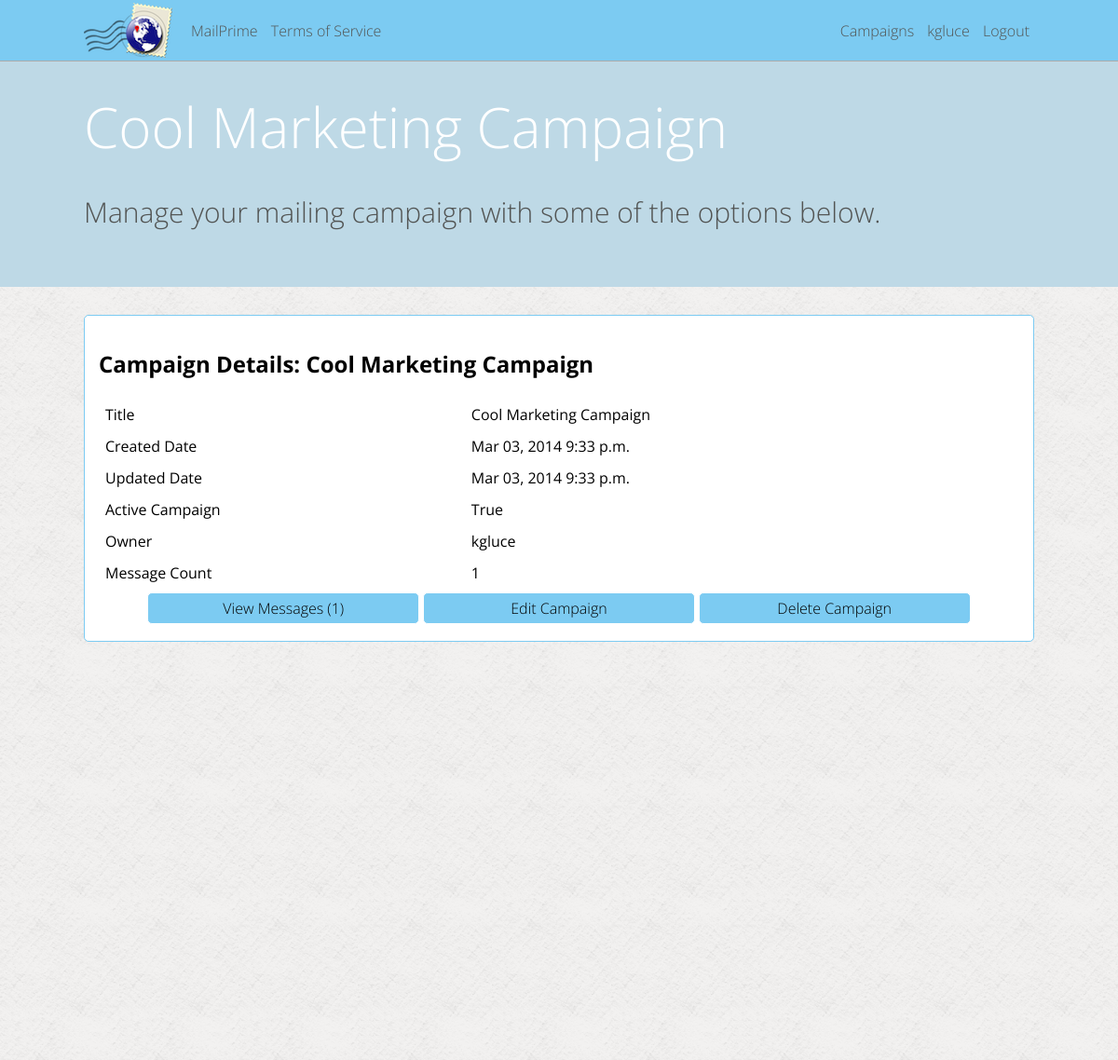
Screenshot of /kgluce/campaign-1 (signed in) with the database file from the repository.
### mailer/models.py (models this page shows, shortened)
class Campaign(models.Model):
	title = models.CharField(max_length=200)
	about = models.TextField()
	created_date = models.DateTimeField(auto_now_add=True, blank=True)
	updated_date = models.DateTimeField(auto_now=True)
	active = models.BooleanField(default=True)
	user = models.ForeignKey(User)

### mailer/campaign_views.py (the view)
# urls.py: url(r'^(\w+)/campaign-(\d+)$', campaign_views.user_campaign, name='user_campaign'),
def user_campaign(request, param_username, param_campaign_pk):
	page_vars = {"page_title": 'Campaign View'}
	if current_user(request) and request.user.username == param_username:
		try:
			user_campaign = Campaign.objects.get(pk = param_campaign_pk)
		except Campaign.DoesNotExist:
			raise Http404
		if user_campaign.user.username != request.user.username:
			raise Http404
		if user_campaign.active == False:
			messages.add_message(request, messages.ERROR, 'Campaign disabled by MailPrime Administrator')
		page_vars['campaign'] = user_campaign
		page_vars['message_count'] = Message.objects.filter(campaign = user_campaign).count()
		return render(request, 'campaign/show.html', page_vars)
	else:
		raise Http404

### mailer/lib.py (called while the page is built)
def current_user(request):
	if request.user.is_authenticated():
		return True
	else:
		return False

### mailer/templates/campaign/show.html
{% extends "_base.html" %}
{% block content %}
<div class="solid_bg">
<h1>Campaign Details: {{ campaign.title }}</h1>
<table class="full_width">
	<tr>
		<td>Title</td>
		<td>{{ campaign.title }}</td>
	</tr>
	<tr>
		<td>Created Date</td>
		<td>{{ campaign.created_date|date:"M d, Y" }} {{ campaign.created_date|time:"P" }}</td>
	</tr>
	<tr>
		<td>Updated Date</td>
		<td>{{ campaign.updated_date|date:"M d, Y" }} {{ campaign.updated_date|time:"P" }}</td>
	</tr>
	<tr>
		<td>Active Campaign</td>
		<td>{{ campaign.active }}</td>
	</tr>
	<tr>
		<td>Owner</td>
		<td>{{ campaign.user }}</td>
	</tr>
	<tr>
		<td>Message Count</td>
		<td>{{ message_count }}</td>
	</tr>
</table>
<table class="ninety_center">
	<tr>
		<td><a class="link_button" href="/{{ user.username }}/campaign-{{ campaign.pk }}/messages">View Messages ({{ message_count }})</a></td>
		<td><a class="link_button" href="/{{ user.username }}/campaign-{{ campaign.pk }}/edit">Edit Campaign</a></td>
		<td><a class="link_button" href="/{{ user.username }}/campaign-{{ campaign.pk }}/edit?action=delete">Delete Campaign</a></td>
 	</tr>
</table>
</div>
{% endblock %}
{% block header %}
<h5 id="header_title">{{ campaign.title }}</h5>
<p id="header_desc">Manage your mailing campaign with some of the options below.</p>
{% endblock header %}

### mailer/templates/_base.html (shortened to what this page needs)
{% load staticfiles %}
<!DOCTYPE html>
<html>
<head>
	<link href="{% static 'css/base.css' %}" rel="stylesheet">
</head>
<body>
	<nav>
		<div class="menu_wrapper">
			<img id="nav_icon" src="{% static 'images/nav_icon.png' %}" height="59px"></img>
			<ul class="nav_left">
				<li><a class="nav_link" href="/">MailPrime</a></li>
				<li><a class="nav_link" href="/tos">Terms of Service</a></li>
			</ul>
			<ul class="nav_right">
				{% if user.is_authenticated %}
				<li><a class="nav_link" href="/{{ user.username }}/campaigns">Campaigns</a></li>
				<li><a class="nav_link" href="/{{ user.username }}/account">{{ user.username }}</a></li>
				<li><a class="nav_link" href="/logout">Logout</a></li>
				{% else %}
				<li><a class="nav_link" href="/login">Login</a></li>
				{% endif %}
			</ul>
		</div>
	</nav>
	<header>
		<div class="content_wrapper">
			{% block header %}{% endblock header %}
		</div>
	</header>
	<section id="main">
		<div class="content_wrapper">
			{% block content %}
			{% endblock %}
		</div>
	</section>
</body>
</html>

### static/css/base.css (style rules this page uses)
html, body { height: 100%; }
html { font-family: 'Open Sans', sans-serif; }
.menu_wrapper { margin: 0 auto; padding: 0; height: 65px; max-width: 1200px; width: 85%; }
nav { position: fixed; width: 100%; height: 65px; left: 0px; top: 0px; background-color: #7ccbf2; outline: 1px outset #ffffff; }
.menu_wrapper { margin: 0 auto; padding: 0; height: 65px; max-width: 1200px; min-width: 590px; width: 85%; }
.nav_left { float: left; list-style: none; height: 100%; margin: 0; padding: 0; }
.nav_left li { font-family: 'Open Sans', sans-serif; font-weight: 300; color: #525453; padding-top: 22px; display: inline-block; padding-right: 5px; padding-left: 5px; height: 43px; }
.nav_left li .nav_link { text-decoration: none; color: #525453; }
#nav_icon { float: left; margin-right: 15px; margin-top: 3px; margin-bottom: 3px; }
.nav_right { float: right; list-style: none; height: 100%; margin: 0; padding: 0; }
.nav_right li { font-family: 'Open Sans', sans-serif; font-weight: 300; color: #525453; padding-top: 22px; display: inline-block; padding-right: 5px; padding-left: 5px; height: 43px; }
.nav_right li .nav_link { text-decoration: none; color: #525453; }
.solid_bg { background-color: #ffffff; padding: 15px; border-radius: 5px; border: 1px solid #ffffff; border: 1px solid #7ccbf2; margin: 0; }
.content_wrapper { margin: 0 auto; max-width: 1200px; width: 85%; padding: 0; height: 100%; }
body { margin: 0; padding: 0; }
header { background-color: #bed9e6; margin: 0; padding: 0; padding-top: 95px; padding-bottom: 30px; width: 100%; }
#header_title { font-family: 'Open Sans', sans-serif; font-weight: 300; color: #ffffff; font-size: 60px; margin: 0; padding: 0; }
#header_desc { font-family: 'Open Sans', sans-serif; font-weight: 300; color: #525453; font-size: 30px; }
section[id="main"] { width: 100%; margin: 0; padding: 0; padding-top: 30px; background-image: url('/static/images/white_pattern.png'); height: 100%; }
.ninety_center { width: 90%; margin: 0 auto; }
.ninety_center td { width: 33%; }
.link_button { display: block; padding: 5px; text-decoration: none; background-color: #7ccbf2; font-family: 'Open Sans', sans-serif; font-weight: 300; color: #000000; border-radius: 5px; border: 1px solid #ffffff; text-align: center; }
table[class='full_width'] { width: 100%; }
table[class='full_width'] td { padding: 5px; }

### rows the page displays
Campaign: title "Cool Marketing Campaign", created_date "Mar 03, 2014", created_date "9:33 p.m.", updated_date "Mar 03, 2014", updated_date "9:33 p.m.", active "True", user "kgluce"

### other values shown
{{ user.username }} "kgluce"
{{ message_count }} "1"
